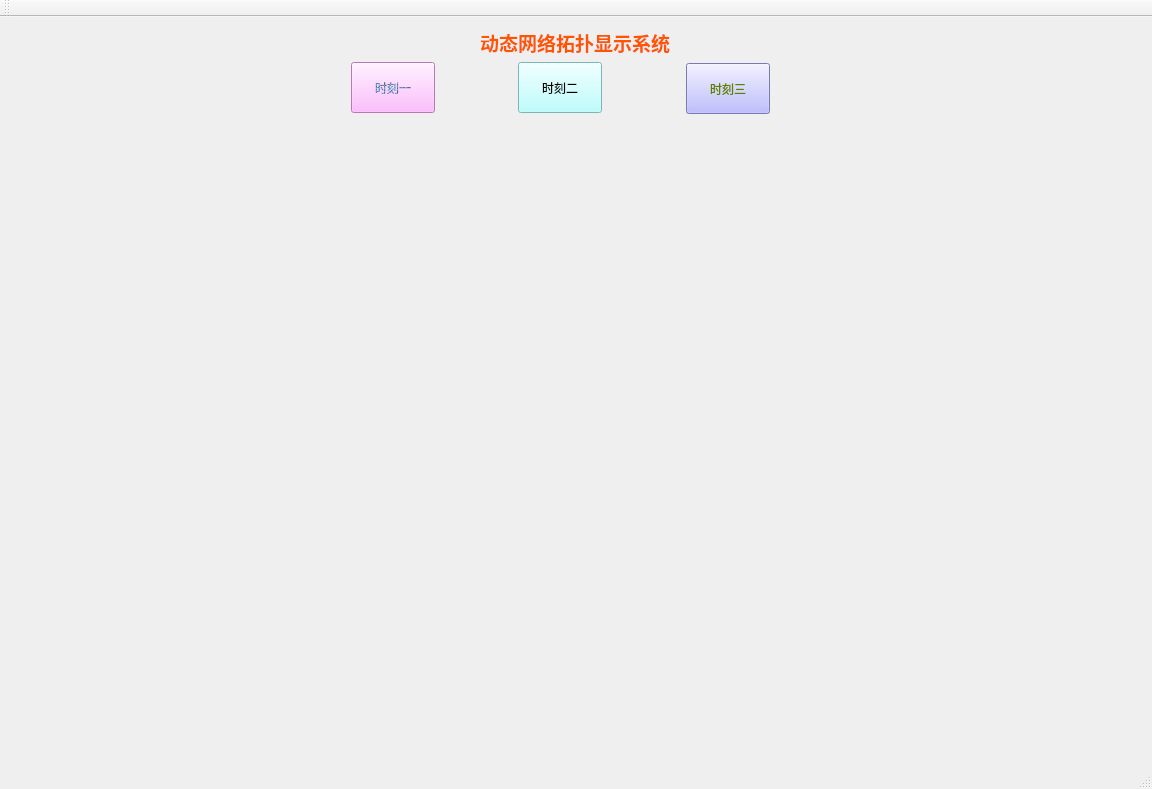
<?xml version="1.0" encoding="UTF-8"?>
<ui version="4.0">
 <class>MainWindow</class>
 <widget class="QMainWindow" name="MainWindow">
  <property name="geometry">
   <rect>
    <x>0</x>
    <y>0</y>
    <width>1152</width>
    <height>789</height>
   </rect>
  </property>
  <property name="windowTitle">
   <string>MainWindow</string>
  </property>
  <widget class="QWidget" name="centralWidget">
   <widget class="QStackedWidget" name="stackedWidget">
    <property name="geometry">
     <rect>
      <x>9</x>
      <y>109</y>
      <width>1101</width>
      <height>601</height>
     </rect>
    </property>
    <property name="currentIndex">
     <number>0</number>
    </property>
    <widget class="QWidget" name="page_4"/>
    <widget class="QWidget" name="page"/>
    <widget class="QWidget" name="page_2"/>
    <widget class="QWidget" name="page_3"/>
   </widget>
   <widget class="QLabel" name="label">
    <property name="geometry">
     <rect>
      <x>480</x>
      <y>0</y>
      <width>201</width>
      <height>51</height>
     </rect>
    </property>
    <property name="styleSheet">
     <string notr="true">font: 16pt &quot;汉仪晨妹子简&quot;;
color: qradialgradient(spread:pad, cx:0.5, cy:0.5, radius:0.5, fx:0.5, fy:0.5, stop:0 rgba(0, 0, 0, 0), stop:0.52 rgba(0, 0, 0, 0), stop:0.565 rgba(82, 121, 76, 33), stop:0.65 rgba(159, 235, 148, 64), stop:0.721925 rgba(255, 238, 150, 129), stop:0.77 rgba(255, 128, 128, 204), stop:0.89 rgba(191, 128, 255, 64), stop:1 rgba(0, 0, 0, 0));</string>
    </property>
    <property name="text">
     <string>&lt;html&gt;&lt;head/&gt;&lt;body&gt;&lt;p&gt;&lt;span style=&quot; font-size:14pt; font-weight:600; color:#ff5500;&quot;&gt;动态网络拓扑显示系统&lt;/span&gt;&lt;/p&gt;&lt;/body&gt;&lt;/html&gt;</string>
    </property>
   </widget>
   <widget class="QPushButton" name="one_Btn">
    <property name="geometry">
     <rect>
      <x>351</x>
      <y>45</y>
      <width>84</width>
      <height>51</height>
     </rect>
    </property>
    <property name="styleSheet">
     <string notr="true">color: qradialgradient(spread:repeat, cx:0.5, cy:0.5, radius:0.077, fx:0.5, fy:0.5, stop:0 rgba(0, 169, 255, 147), stop:0.497326 rgba(0, 0, 0, 147), stop:1 rgba(0, 169, 255, 147));
background-color: rgb(255, 170, 255);
font: 16pt &quot;汉仪乐喵体&quot;;
selection-background-color: rgb(255, 85, 127);</string>
    </property>
    <property name="text">
     <string>时刻一</string>
    </property>
   </widget>
   <widget class="QPushButton" name="two_Btn">
    <property name="geometry">
     <rect>
      <x>518</x>
      <y>45</y>
      <width>84</width>
      <height>51</height>
     </rect>
    </property>
    <property name="styleSheet">
     <string notr="true">color: qlineargradient(spread:pad, x1:0, y1:0, x2:1, y2:0, stop:0 rgba(245, 224, 176, 255), stop:0.09 rgba(246, 189, 237, 255), stop:0.14 rgba(194, 207, 246, 255), stop:0.19 rgba(184, 160, 168, 255), stop:0.25 rgba(171, 186, 248, 255), stop:0.32 rgba(243, 248, 224, 255), stop:0.385 rgba(249, 162, 183, 255), stop:0.47 rgba(100, 115, 124, 255), stop:0.58 rgba(251, 205, 202, 255), stop:0.65 rgba(170, 128, 185, 255), stop:0.75 rgba(252, 222, 204, 255), stop:0.805 rgba(206, 122, 218, 255), stop:0.86 rgba(254, 223, 175, 255), stop:0.91 rgba(254, 236, 244, 255), stop:1 rgba(255, 191, 221, 255));
background-color: rgb(170, 255, 255);
font: 16pt &quot;方正静蕾简体&quot;;</string>
    </property>
    <property name="text">
     <string>时刻二</string>
    </property>
   </widget>
   <widget class="QPushButton" name="three_Btn">
    <property name="geometry">
     <rect>
      <x>686</x>
      <y>46</y>
      <width>84</width>
      <height>51</height>
     </rect>
    </property>
    <property name="styleSheet">
     <string notr="true">color: qlineargradient(spread:pad, x1:0, y1:0, x2:1, y2:0, stop:0 rgba(9, 41, 4, 255), stop:0.085 rgba(2, 79, 0, 255), stop:0.19 rgba(50, 147, 22, 255), stop:0.275 rgba(236, 191, 49, 255), stop:0.39 rgba(243, 61, 34, 255), stop:0.555 rgba(135, 81, 60, 255), stop:0.667 rgba(121, 75, 255, 255), stop:0.825 rgba(164, 255, 244, 255), stop:0.885 rgba(104, 222, 71, 255), stop:1 rgba(93, 128, 0, 255));
background-color: rgb(170, 170, 255);
font: 16pt &quot;汉仪晨妹子简&quot;;</string>
    </property>
    <property name="text">
     <string>时刻三</string>
    </property>
   </widget>
  </widget>
  <widget class="QMenuBar" name="menuBar">
   <property name="geometry">
    <rect>
     <x>0</x>
     <y>0</y>
     <width>1152</width>
     <height>30</height>
    </rect>
   </property>
  </widget>
  <widget class="QToolBar" name="mainToolBar">
   <attribute name="toolBarArea">
    <enum>TopToolBarArea</enum>
   </attribute>
   <attribute name="toolBarBreak">
    <bool>false</bool>
   </attribute>
  </widget>
  <widget class="QStatusBar" name="statusBar"/>
 </widget>
 <layoutdefault spacing="6" margin="11"/>
 <resources/>
 <connections/>
</ui>
